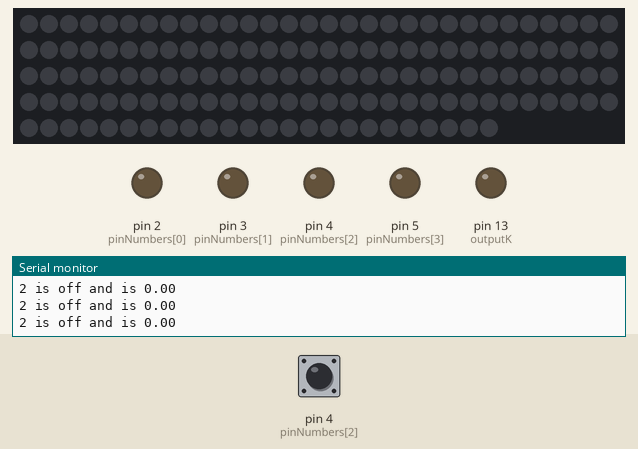
Bench run of a sketch on a simulated Arduino Uno, built with avr-gcc and run on an emulated ATmega328P. On the bench: 144 RGB LEDs in strip order, left to right, continuing on the next row, output pins drawn as LEDs (lit = HIGH), the last lines printed to the serial monitor. The test bench sets the inputs (shaded band); at power-on: pin 4 (pinNumbers[2]) LOW. Dim RGB values are drawn brighter than linear.

Above: at 1.3 s.
1.4 s: pin 4 (pinNumbers[2]) pulsed HIGH 2 times (0.12 s each, 0.3 s apart)
At 2.8 s:
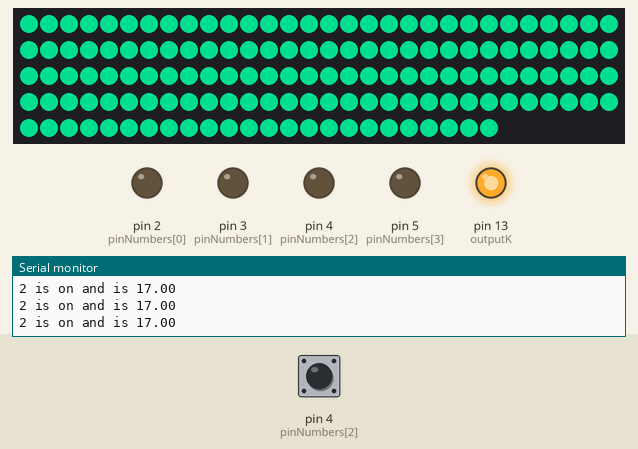
3.5 s: pin 4 (pinNumbers[2]) driven HIGH
At 4.5 s:
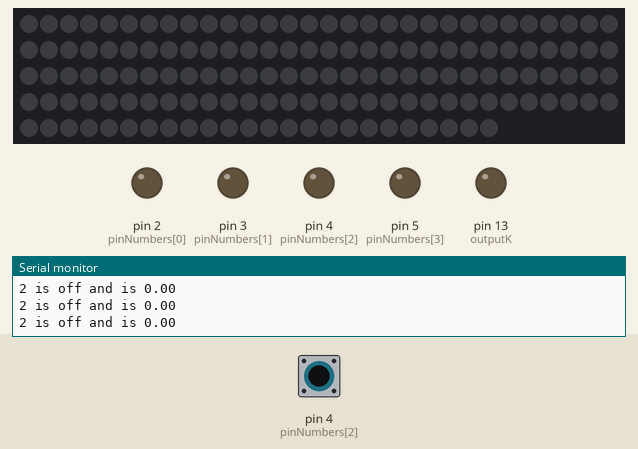
5.0 s: pin 4 (pinNumbers[2]) driven LOW
At 5.4 s:
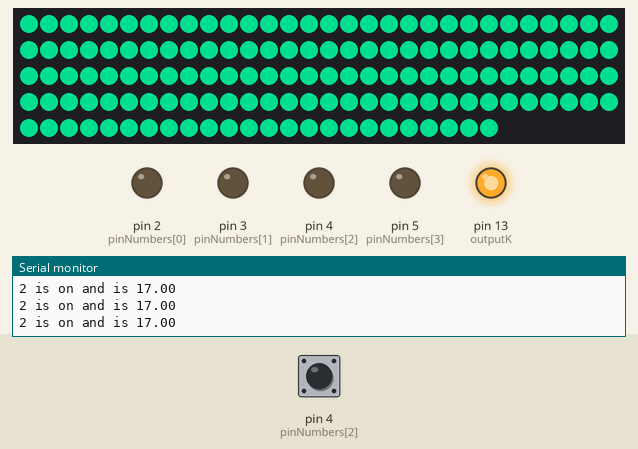
Timing chart, 0 to 8.0 s (numbered marks = the images above; inputs shaded):
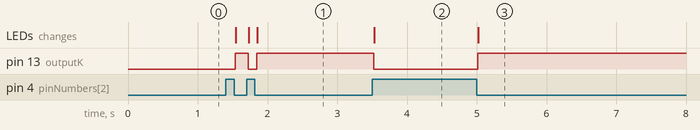

The sketch:

nomultiplex.ino
```cpp
////////////////////////
// DEFINE THESE CONSTANTS////
////////////////////////
#define NUM_STRIPS 4
#define SERIAL9600
#define NEO_PIN 7
#define NUM_NEOPIXELS 144

int checkPin = 2;
float pressThreshold[NUM_STRIPS] = {13, 13, 13, 13}; //, 10, 17.5, 10, 12};
float releaseThreshold[NUM_STRIPS] = {3.6, 3.6, 3.6, 3.6};//, 3.6, 3.6, 3.6, 3.6};
float movingAverageFactor = 1;
const int outputK = 13;

/////////////////////////
// MAKEY MAKEY STRUCT ///
/////////////////////////
typedef struct {
  byte pinNumber;
  int keyCode;
  int timePressed;

  float pressThreshold;
  float releaseThreshold;

  float movingAverage;
  boolean pressed;
  boolean prevPressed;
}
MakeyMakeyInput;
MakeyMakeyInput inputs[NUM_STRIPS];

int pinNumbers[NUM_STRIPS] = {
  2,
  3,
  4,
  5
  //6,
  //7,
  //8,
  //9
};


/////////////////////////
// NEOPIXELS ////////////
/////////////////////////
// http://learn.adafruit.com/adafruit-neopixel-uberguide/neomatrix-library
// set the Neopixel pin to 0 - D0
#include <Adafruit_NeoPixel.h>
Adafruit_NeoPixel strip = Adafruit_NeoPixel(NUM_NEOPIXELS, NEO_PIN, NEO_GRB + NEO_KHZ800);

///////////////////////////
// FUNCTIONS //////////////
///////////////////////////
void initializeArduino();
void initializeInputs();
void updateMovingAverage();
void updateInputStates();
void updateOutLED();

//////////////////////
// SETUP /////////////
//////////////////////
void setup()
{
  strip.begin();
  initializeArduino();
  initializeInputs();
  delay(100);

}

////////////////////
// MAIN LOOP ///////
////////////////////
void loop()
{
  updateMovingAverage();
  updateInputStates();
  updateOutLED();
}

//////////////////////////
// INITIALIZE ARDUINO
//////////////////////////
void initializeArduino() {
  Serial.begin(9600);
  while (!Serial) {
    ; // wait for serial port to connect. Needed for Leonardo only
  }
  /* Set up input pins
   DEactivate the internal pull-ups, since we're using external resistors */
  for (int i=0; i<NUM_STRIPS; i++)
  {
    pinMode(pinNumbers[i], INPUT);
    digitalWrite(pinNumbers[i], LOW);
  }

  pinMode(outputK, OUTPUT);
  digitalWrite(outputK, LOW);
}

///////////////////////////
// INITIALIZE INPUTS
///////////////////////////
void initializeInputs() {

  for (int i=0; i<NUM_STRIPS; i++) {
    inputs[i].pinNumber = pinNumbers[i];
    inputs[i].movingAverage = 0;

    inputs[i].pressThreshold = pressThreshold[i];
    inputs[i].releaseThreshold = releaseThreshold[i];

    inputs[i].pressed = false;
    inputs[i].prevPressed = false;

#ifdef DEBUG
    Serial.println(i);
#endif

  }
}


///////////////////////////
// UPDATE INPUT STATES
///////////////////////////
void updateInputStates() {
  for (int i=0; i<NUM_STRIPS; i++) {
      if (inputs[i].movingAverage > inputs[i].pressThreshold) {  // input becomes pressed
        inputs[i].pressed = true;
        if(i == checkPin) {
          Serial.print(checkPin);
          Serial.print(" is on and is ");
          Serial.println(inputs[i].movingAverage);
        }
      }
      else if (inputs[i].movingAverage < inputs[i].releaseThreshold) {
        inputs[i].pressed = false;
        if(i == checkPin) {
          Serial.print(checkPin);
          Serial.print(" is off and is ");
          Serial.println(inputs[i].movingAverage);
        }
      }
  }
}


void setColor(int R, int G, int B) {
  for(int i = 0; i < NUM_NEOPIXELS; i++) {
    strip.setPixelColor(i, strip.Color(R, G, B));
  }
  strip.show();
  delay(50);
}

///////////////////////////
// UPDATE OUT LED
///////////////////////////
void updateOutLED() {
  boolean keyPressed = 0;
  for (int i=0; i<NUM_STRIPS; i++) {
    if (inputs[i].pressed) {
        keyPressed = i+1;

#ifdef DEBUG
        Serial.print("Key ");
        Serial.print(i);
        Serial.println(" pressed");
#endif
    }
  }

  if (keyPressed == 1) {
    digitalWrite(outputK, HIGH);
    setColor(0,155,100);
  }
  else if (keyPressed == 2) {
    digitalWrite(outputK, HIGH);
    setColor(155,0,100);
  }
  else if (keyPressed == 3) {
    digitalWrite(outputK, HIGH);
    setColor(55,70,200);
  }
  else if (keyPressed == 4) {
    digitalWrite(outputK, HIGH);
    setColor(255,100,100);
  }
  else {
    digitalWrite(outputK, LOW);
    setColor(0,0,0);
  }
}


///////////////////////////
// CAPACITIVE SENSORS
///////////////////////////
uint8_t readCapacitivePin(int pinToMeasure) {
  // Variables used to translate from Arduino to AVR pin naming
  volatile uint8_t* port;
  volatile uint8_t* ddr;
  volatile uint8_t* pin;
  // Here we translate the input pin number from
  //  Arduino pin number to the AVR PORT, PIN, DDR,
  //  and which bit of those registers we care about.
  byte bitmask;
  port = portOutputRegister(digitalPinToPort(pinToMeasure));
  ddr = portModeRegister(digitalPinToPort(pinToMeasure));
  bitmask = digitalPinToBitMask(pinToMeasure);
  pin = portInputRegister(digitalPinToPort(pinToMeasure));
  // Discharge the pin first by setting it low and output
  *port &= ~(bitmask);
  *ddr  |= bitmask;
  delay(1);
  // Prevent the timer IRQ from disturbing our measurement
  noInterrupts();
  // Make the pin an input with the internal pull-up on
  *ddr &= ~(bitmask);
  *port |= bitmask;

  // Now see how long the pin to get pulled up. This manual unrolling of the loop
  // decreases the number of hardware cycles between each read of the pin,
  // thus increasing sensitivity.
  uint8_t cycles = 17;
       if (*pin & bitmask) { cycles =  0;}
  else if (*pin & bitmask) { cycles =  1;}
  else if (*pin & bitmask) { cycles =  2;}
  else if (*pin & bitmask) { cycles =  3;}
  else if (*pin & bitmask) { cycles =  4;}
  else if (*pin & bitmask) { cycles =  5;}
  else if (*pin & bitmask) { cycles =  6;}
  else if (*pin & bitmask) { cycles =  7;}
  else if (*pin & bitmask) { cycles =  8;}
  else if (*pin & bitmask) { cycles =  9;}
  else if (*pin & bitmask) { cycles = 10;}
  else if (*pin & bitmask) { cycles = 11;}
  else if (*pin & bitmask) { cycles = 12;}
  else if (*pin & bitmask) { cycles = 13;}
  else if (*pin & bitmask) { cycles = 14;}
  else if (*pin & bitmask) { cycles = 15;}
  else if (*pin & bitmask) { cycles = 16;}

  // End of timing-critical section
  interrupts();

  // Discharge the pin again by setting it low and output
  //  It's important to leave the pins low if you want to
  //  be able to touch more than 1 sensor at a time - if
  //  the sensor is left pulled high, when you touch
  //  two sensors, your body will transfer the charge between
  //  sensors.
  *port &= ~(bitmask);
  *ddr  |= bitmask;

  return cycles;
}

void updateMovingAverage() {
  for(int i = 0; i < NUM_STRIPS; i++) {
    int cycles = readCapacitivePin(pinNumbers[i]);
    int mave = inputs[i].movingAverage;
    inputs[i].movingAverage = mave * (1.0 - movingAverageFactor) + cycles * movingAverageFactor;
  }
}
```

Measured:
- after the input at 1.4 s, pin 13 (outputK): LOW → HIGH after 0.13 s, → LOW 0.19 s later, → HIGH 0.12 s later; the LEDs: change after 0.14 s (image 1)
- after the input at 3.5 s, pin 13 (outputK): HIGH → LOW at once; the LEDs: change at once (image 2)
- after the input at 5.0 s, pin 13 (outputK): LOW → HIGH at once; the LEDs: change at once (image 3)
